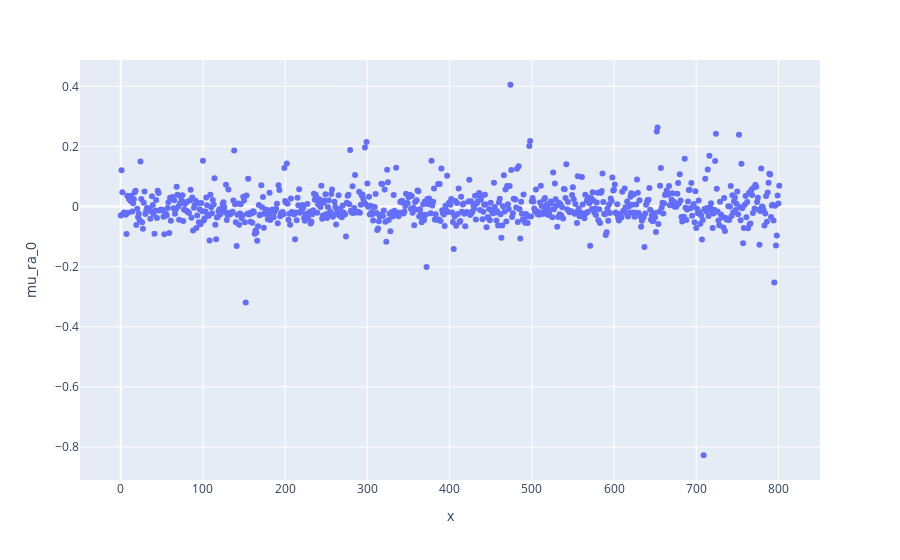

Source (notebook cell):
### Code cell
fig = px.scatter(fp, x=range(0,len(fp['mu_ra_0'])), y='mu_ra_0')
fig.show()

### Figure 1 — Plotly figure (JSON) as saved in the notebook; plotly's stock layout.template omitted (floating-point values rounded to 4 significant figures; data arrays with more than 128 entries replaced by an {"elided": "..."} marker saying what was removed)
{"data": [{"hovertemplate": "x=%{x}<br>mu_ra_0=%{y}<extra></extra>", "legendgroup": "", "marker": {"color": "#636efa", "symbol": "circle"}, "mode": "markers", "name": "", "orientation": "v", "showlegend": false, "type": "scatter", "x": {"elided": "802 int values"}, "xaxis": "x", "y": {"elided": "802 float values"}, "yaxis": "y"}], "layout": {"legend": {"tracegroupgap": 0}, "margin": {"t": 60}, "xaxis": {"anchor": "y", "domain": [0, 1], "title": {"text": "x"}}, "yaxis": {"anchor": "x", "domain": [0, 1], "title": {"text": "mu_ra_0"}}}}
